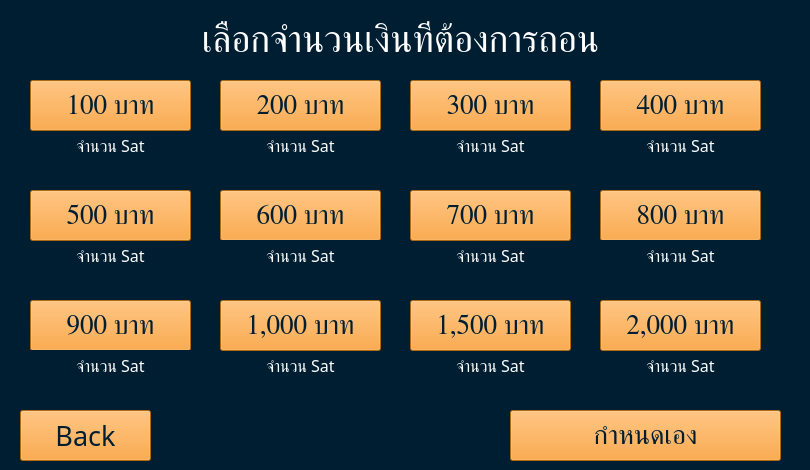
    <widget class="QWidget" name="page_27_withdraw_select">
     <property name="styleSheet">
      <string notr="true">background-color: rgb(0, 30, 50);</string>
     </property>
     <widget class="QLabel" name="label_sat_1500_page27">
      <property name="geometry">
       <rect>
        <x>410</x>
        <y>350</y>
        <width>161</width>
        <height>31</height>
       </rect>
      </property>
      <property name="font">
       <font>
        <family>supermarket</family>
        <pointsize>12</pointsize>
        <weight>50</weight>
        <bold>false</bold>
       </font>
      </property>
      <property name="styleSheet">
       <string notr="true">color: rgb(255, 255, 255);</string>
      </property>
      <property name="text">
       <string>จำนวน Sat</string>
      </property>
      <property name="alignment">
       <set>Qt::AlignCenter</set>
      </property>
     </widget>
     <widget class="QPushButton" name="Button600_page27">
      <property name="geometry">
       <rect>
        <x>220</x>
        <y>190</y>
        <width>161</width>
        <height>51</height>
       </rect>
      </property>
      <property name="font">
       <font>
        <family>supermarket</family>
        <pointsize>20</pointsize>
        <weight>50</weight>
        <bold>false</bold>
       </font>
      </property>
      <property name="styleSheet">
       <string notr="true">color: rgb(0, 30, 50);
background-color: rgb(247, 147, 27);</string>
      </property>
      <property name="text">
       <string>600 บาท</string>
      </property>
     </widget>
     <widget class="QPushButton" name="Button900_page27">
      <property name="geometry">
       <rect>
        <x>30</x>
        <y>300</y>
        <width>161</width>
        <height>51</height>
       </rect>
      </property>
      <property name="font">
       <font>
        <family>supermarket</family>
        <pointsize>20</pointsize>
        <weight>50</weight>
        <bold>false</bold>
       </font>
      </property>
      <property name="styleSheet">
       <string notr="true">color: rgb(0, 30, 50);
background-color: rgb(247, 147, 27);</string>
      </property>
      <property name="text">
       <string>900 บาท</string>
      </property>
     </widget>
     <widget class="QLabel" name="label_sat_1000_page27">
      <property name="geometry">
       <rect>
        <x>220</x>
        <y>350</y>
        <width>161</width>
        <height>31</height>
       </rect>
      </property>
      <property name="font">
       <font>
        <family>supermarket</family>
        <pointsize>12</pointsize>
        <weight>50</weight>
        <bold>false</bold>
       </font>
      </property>
      <property name="styleSheet">
       <string notr="true">color: rgb(255, 255, 255);</string>
      </property>
      <property name="text">
       <string>จำนวน Sat</string>
      </property>
      <property name="alignment">
       <set>Qt::AlignCenter</set>
      </property>
     </widget>
     <widget class="QLabel" name="label_sat_700_page27">
      <property name="geometry">
       <rect>
        <x>410</x>
        <y>240</y>
        <width>161</width>
        <height>31</height>
       </rect>
      </property>
      <property name="font">
       <font>
        <family>supermarket</family>
        <pointsize>12</pointsize>
        <weight>50</weight>
        <bold>false</bold>
       </font>
      </property>
      <property name="styleSheet">
       <string notr="true">color: rgb(255, 255, 255);</string>
      </property>
      <property name="text">
       <string>จำนวน Sat</string>
      </property>
      <property name="alignment">
       <set>Qt::AlignCenter</set>
      </property>
     </widget>
     <widget class="QLabel" name="label_sat_2000_page27">
      <property name="geometry">
       <rect>
        <x>600</x>
        <y>350</y>
        <width>161</width>
        <height>31</height>
       </rect>
      </property>
      <property name="font">
       <font>
        <family>supermarket</family>
        <pointsize>12</pointsize>
        <weight>50</weight>
        <bold>false</bold>
       </font>
      </property>
      <property name="styleSheet">
       <string notr="true">color: rgb(255, 255, 255);</string>
      </property>
      <property name="text">
       <string>จำนวน Sat</string>
      </property>
      <property name="alignment">
       <set>Qt::AlignCenter</set>
      </property>
     </widget>
     <widget class="QPushButton" name="Button1500_page27">
      <property name="geometry">
       <rect>
        <x>410</x>
        <y>300</y>
        <width>161</width>
        <height>51</height>
       </rect>
      </property>
      <property name="font">
       <font>
        <family>supermarket</family>
        <pointsize>20</pointsize>
        <weight>50</weight>
        <bold>false</bold>
       </font>
      </property>
      <property name="styleSheet">
       <string notr="true">color: rgb(0, 30, 50);
background-color: rgb(247, 147, 27);</string>
      </property>
      <property name="text">
       <string>1,500 บาท</string>
      </property>
     </widget>
     <widget class="QPushButton" name="Button700_page27">
      <property name="geometry">
       <rect>
        <x>410</x>
        <y>190</y>
        <width>161</width>
        <height>51</height>
       </rect>
      </property>
      <property name="font">
       <font>
        <family>supermarket</family>
        <pointsize>20</pointsize>
        <weight>50</weight>
        <bold>false</bold>
       </font>
      </property>
      <property name="styleSheet">
       <string notr="true">color: rgb(0, 30, 50);
background-color: rgb(247, 147, 27);</string>
      </property>
      <property name="text">
       <string>700 บาท</string>
      </property>
     </widget>
     <widget class="QLabel" name="label_sat_200_page27">
      <property name="geometry">
       <rect>
        <x>220</x>
        <y>130</y>
        <width>161</width>
        <height>31</height>
       </rect>
      </property>
      <property name="font">
       <font>
        <family>supermarket</family>
        <pointsize>12</pointsize>
        <weight>50</weight>
        <bold>false</bold>
       </font>
      </property>
      <property name="styleSheet">
       <string notr="true">color: rgb(255, 255, 255);</string>
      </property>
      <property name="text">
       <string>จำนวน Sat</string>
      </property>
      <property name="alignment">
       <set>Qt::AlignCenter</set>
      </property>
     </widget>
     <widget class="QLabel" name="label_sat_500_page27">
      <property name="geometry">
       <rect>
        <x>30</x>
        <y>240</y>
        <width>161</width>
        <height>31</height>
       </rect>
      </property>
      <property name="font">
       <font>
        <family>supermarket</family>
        <pointsize>12</pointsize>
        <weight>50</weight>
        <bold>false</bold>
       </font>
      </property>
      <property name="styleSheet">
       <string notr="true">color: rgb(255, 255, 255);</string>
      </property>
      <property name="text">
       <string>จำนวน Sat</string>
      </property>
      <property name="alignment">
       <set>Qt::AlignCenter</set>
      </property>
     </widget>
     <widget class="QPushButton" name="customizeButton_page27">
      <property name="geometry">
       <rect>
        <x>510</x>
        <y>410</y>
        <width>271</width>
        <height>51</height>
       </rect>
      </property>
      <property name="font">
       <font>
        <family>supermarket</family>
        <pointsize>20</pointsize>
        <weight>50</weight>
        <bold>false</bold>
       </font>
      </property>
      <property name="styleSheet">
       <string notr="true">color: rgb(0, 30, 50);
background-color: rgb(247, 147, 27);</string>
      </property>
      <property name="text">
       <string>กำหนดเอง</string>
      </property>
     </widget>
     <widget class="QPushButton" name="Button500_page27">
      <property name="geometry">
       <rect>
        <x>30</x>
        <y>190</y>
        <width>161</width>
        <height>51</height>
       </rect>
      </property>
      <property name="font">
       <font>
        <family>supermarket</family>
        <pointsize>20</pointsize>
        <weight>50</weight>
        <bold>false</bold>
       </font>
      </property>
      <property name="styleSheet">
       <string notr="true">color: rgb(0, 30, 50);
background-color: rgb(247, 147, 27);</string>
      </property>
      <property name="text">
       <string>500 บาท</string>
      </property>
     </widget>
     <widget class="QLabel" name="label_sat_400_page27">
      <property name="geometry">
       <rect>
        <x>600</x>
        <y>130</y>
        <width>161</width>
        <height>31</height>
       </rect>
      </property>
      <property name="font">
       <font>
        <family>supermarket</family>
        <pointsize>12</pointsize>
        <weight>50</weight>
        <bold>false</bold>
       </font>
      </property>
      <property name="styleSheet">
       <string notr="true">color: rgb(255, 255, 255);</string>
      </property>
      <property name="text">
       <string>จำนวน Sat</string>
      </property>
      <property name="alignment">
       <set>Qt::AlignCenter</set>
      </property>
     </widget>
     <widget class="QLabel" name="label_sat_100_page27">
      <property name="geometry">
       <rect>
        <x>30</x>
        <y>130</y>
        <width>161</width>
        <height>31</height>
       </rect>
      </property>
      <property name="font">
       <font>
        <family>supermarket</family>
        <pointsize>12</pointsize>
        <weight>50</weight>
        <bold>false</bold>
       </font>
      </property>
      <property name="styleSheet">
       <string notr="true">color: rgb(255, 255, 255);</string>
      </property>
      <property name="text">
       <string>จำนวน Sat</string>
      </property>
      <property name="alignment">
       <set>Qt::AlignCenter</set>
      </property>
     </widget>
     <widget class="QLabel" name="label_sat_900_page27">
      <property name="geometry">
       <rect>
        <x>30</x>
        <y>350</y>
        <width>161</width>
        <height>31</height>
       </rect>
      </property>
      <property name="font">
       <font>
        <family>supermarket</family>
        <pointsize>12</pointsize>
        <weight>50</weight>
        <bold>false</bold>
       </font>
      </property>
      <property name="styleSheet">
       <string notr="true">color: rgb(255, 255, 255);</string>
      </property>
      <property name="text">
       <string>จำนวน Sat</string>
      </property>
      <property name="alignment">
       <set>Qt::AlignCenter</set>
      </property>
     </widget>
     <widget class="QLabel" name="label_sat_300_page27">
      <property name="geometry">
       <rect>
        <x>410</x>
        <y>130</y>
        <width>161</width>
        <height>31</height>
       </rect>
      </property>
      <property name="font">
       <font>
        <family>supermarket</family>
        <pointsize>12</pointsize>
        <weight>50</weight>
        <bold>false</bold>
       </font>
      </property>
      <property name="styleSheet">
       <string notr="true">color: rgb(255, 255, 255);</string>
      </property>
      <property name="text">
       <string>จำนวน Sat</string>
      </property>
      <property name="alignment">
       <set>Qt::AlignCenter</set>
      </property>
     </widget>
     <widget class="QPushButton" name="backButton_page27">
      <property name="geometry">
       <rect>
        <x>20</x>
        <y>410</y>
        <width>131</width>
        <height>51</height>
       </rect>
      </property>
      <property name="font">
       <font>
        <family>supermarket</family>
        <pointsize>20</pointsize>
        <weight>50</weight>
        <bold>false</bold>
       </font>
      </property>
      <property name="styleSheet">
       <string notr="true">color: rgb(0, 30, 50);
background-color: rgb(247, 147, 27);</string>
      </property>
      <property name="text">
       <string>Back</string>
      </property>
     </widget>
     <widget class="QPushButton" name="Button200_page27">
      <property name="geometry">
       <rect>
        <x>220</x>
        <y>80</y>
        <width>161</width>
        <height>51</height>
       </rect>
      </property>
      <property name="font">
       <font>
        <family>supermarket</family>
        <pointsize>20</pointsize>
        <weight>50</weight>
        <bold>false</bold>
       </font>
      </property>
      <property name="styleSheet">
       <string notr="true">color: rgb(0, 30, 50);
background-color: rgb(247, 147, 27);</string>
      </property>
      <property name="text">
       <string>200 บาท</string>
      </property>
     </widget>
     <widget class="QPushButton" name="Button1000_page27">
      <property name="geometry">
       <rect>
        <x>220</x>
        <y>300</y>
        <width>161</width>
        <height>51</height>
       </rect>
      </property>
      <property name="font">
       <font>
        <family>supermarket</family>
        <pointsize>20</pointsize>
        <weight>50</weight>
        <bold>false</bold>
       </font>
      </property>
      <property name="styleSheet">
       <string notr="true">color: rgb(0, 30, 50);
background-color: rgb(247, 147, 27);</string>
      </property>
      <property name="text">
       <string>1,000 บาท</string>
      </property>
     </widget>
     <widget class="QPushButton" name="Button2000_page27">
      <property name="geometry">
       <rect>
        <x>600</x>
        <y>300</y>
        <width>161</width>
        <height>51</height>
       </rect>
      </property>
      <property name="font">
       <font>
        <family>supermarket</family>
        <pointsize>20</pointsize>
        <weight>50</weight>
        <bold>false</bold>
       </font>
      </property>
      <property name="styleSheet">
       <string notr="true">color: rgb(0, 30, 50);
background-color: rgb(247, 147, 27);</string>
      </property>
      <property name="text">
       <string>2,000 บาท</string>
      </property>
     </widget>
     <widget class="QPushButton" name="Button800_page27">
      <property name="geometry">
       <rect>
        <x>600</x>
        <y>190</y>
        <width>161</width>
        <height>51</height>
       </rect>
      </property>
      <property name="font">
       <font>
        <family>supermarket</family>
        <pointsize>20</pointsize>
        <weight>50</weight>
        <bold>false</bold>
       </font>
      </property>
      <property name="styleSheet">
       <string notr="true">color: rgb(0, 30, 50);
background-color: rgb(247, 147, 27);</string>
      </property>
      <property name="text">
       <string>800 บาท</string>
      </property>
     </widget>
     <widget class="QPushButton" name="Button400_page27">
      <property name="geometry">
       <rect>
        <x>600</x>
        <y>80</y>
        <width>161</width>
        <height>51</height>
       </rect>
      </property>
      <property name="font">
       <font>
        <family>supermarket</family>
        <pointsize>20</pointsize>
        <weight>50</weight>
        <bold>false</bold>
       </font>
      </property>
      <property name="styleSheet">
       <string notr="true">color: rgb(0, 30, 50);
background-color: rgb(247, 147, 27);</string>
      </property>
      <property name="text">
       <string>400 บาท</string>
      </property>
     </widget>
     <widget class="QPushButton" name="Button300_page27">
      <property name="geometry">
       <rect>
        <x>410</x>
        <y>80</y>
        <width>161</width>
        <height>51</height>
       </rect>
      </property>
      <property name="font">
       <font>
        <family>supermarket</family>
        <pointsize>20</pointsize>
        <weight>50</weight>
        <bold>false</bold>
       </font>
      </property>
      <property name="styleSheet">
       <string notr="true">color: rgb(0, 30, 50);
background-color: rgb(247, 147, 27);</string>
      </property>
      <property name="text">
       <string>300 บาท</string>
      </property>
     </widget>
     <widget class="QPushButton" name="Button100_page27">
      <property name="geometry">
       <rect>
        <x>30</x>
        <y>80</y>
        <width>161</width>
        <height>51</height>
       </rect>
      </property>
      <property name="font">
       <font>
        <family>supermarket</family>
        <pointsize>20</pointsize>
        <weight>50</weight>
        <bold>false</bold>
       </font>
      </property>
      <property name="styleSheet">
       <string notr="true">color: rgb(0, 30, 50);
background-color: rgb(247, 147, 27);</string>
      </property>
      <property name="text">
       <string>100 บาท</string>
      </property>
     </widget>
     <widget class="QLabel" name="bankTransferHeader_page27">
      <property name="geometry">
       <rect>
        <x>0</x>
        <y>20</y>
        <width>801</width>
        <height>41</height>
       </rect>
      </property>
      <property name="font">
       <font>
        <family>supermarket</family>
        <pointsize>28</pointsize>
        <weight>50</weight>
        <bold>false</bold>
       </font>
      </property>
      <property name="styleSheet">
       <string notr="true">color: rgb(255, 255, 255);</string>
      </property>
      <property name="text">
       <string>เลือกจำนวนเงินที่ต้องการถอน</string>
      </property>
      <property name="alignment">
       <set>Qt::AlignCenter</set>
      </property>
     </widget>
     <widget class="QLabel" name="label_sat_800_page27">
      <property name="geometry">
       <rect>
        <x>600</x>
        <y>240</y>
        <width>161</width>
        <height>31</height>
       </rect>
      </property>
      <property name="font">
       <font>
        <family>supermarket</family>
        <pointsize>12</pointsize>
        <weight>50</weight>
        <bold>false</bold>
       </font>
      </property>
      <property name="styleSheet">
       <string notr="true">color: rgb(255, 255, 255);</string>
      </property>
      <property name="text">
       <string>จำนวน Sat</string>
      </property>
      <property name="alignment">
       <set>Qt::AlignCenter</set>
      </property>
     </widget>
     <widget class="QLabel" name="label_sat_600_page27">
      <property name="geometry">
       <rect>
        <x>220</x>
        <y>240</y>
        <width>161</width>
        <height>31</height>
       </rect>
      </property>
      <property name="font">
       <font>
        <family>supermarket</family>
        <pointsize>12</pointsize>
        <weight>50</weight>
        <bold>false</bold>
       </font>
      </property>
      <property name="styleSheet">
       <string notr="true">color: rgb(255, 255, 255);</string>
      </property>
      <property name="text">
       <string>จำนวน Sat</string>
      </property>
      <property name="alignment">
       <set>Qt::AlignCenter</set>
      </property>
     </widget>
    </widget>
